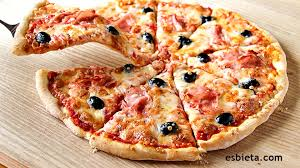
#> input picture Tutorial10/textures_images/pizza/pizza2.jpeg, 300 x 168 px; its folder holds 2 pictures in this run
$ jupyter execute --allow-errors Tutorial_Retrieving.ipynb   (shell and % lines are left out)
#> lines starting #> are read from the running program, lines starting #| are printed output that depends on the picture
# Retrieval

Finding the most similar or different images may be of great help in different computer vision applications. For example, different Artificial Intelligence applications use these techniques to check if their result is far from what was expected. In addition, we can find contrary or similar images in an image dataset without the need to search them manually.

In this tutorial we will see how to determine :

- The distance between images (similarity search)
    - Using Gaussian filters
    - Using LBP
- The most similar image based on texture,
- The most similar image based on color.

## 1. Distance between images (similarity search)

### Imports

[cell 1]
from skimage import data
from skimage.color import label2rgb
import matplotlib.pyplot as plt
import numpy as np
import time
import scipy
from skimage import filters
from skimage import io, color
import os
from skimage.transform import resize
import skimage

### Load & resize images

[cell 2]
# Resize dimension 100 x 100
x = 100
y = 100

# Load images: pizza, paella, flowers
path = "./textures_images/pizza/"
pizza_images = [resize(skimage.io.imread(path + f), (x, y)) for f in os.listdir(path)]
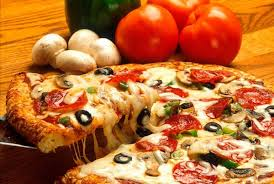
#> input picture Tutorial10/textures_images/pizza/pizza7.jpeg, 274 x 184 px
#> pizza_images = 2 items

path = "./textures_images/paella/"
#> (the rest of this cell did not finish here and is left out)

[cell 3]
#visualize
# [57 lines left out: functions visualize2, visualize3, visualize4, not called in this run]

#> (a cell that did not finish here is left out)

## 1.1. Similarity using Gaussian filters

To get the similartiy between images:

1. Apply the filters to extract the feature vectors of each image. The feature vector will be the mean of the absolute value of the convolved image by filter  𝑘.
2. Compute the Euclidean distance to get the similarity between the images

[cell 5]
import LM_filters
# Load filters
#> (the rest of this cell did not finish here and is left out)

#> (a cell that did not finish here is left out)

### Feature vector from the filter bank

 Given an image, the returned feature vector must contain at position $k$ the mean of the absolute value of the convolved image by filter $k$.

$$
\text{feat}(x) = \left( \text{mean}( |r_1|), \dots,\text{mean}(|r_D|) \right)
$$

[cell 7]
from skimage.color import rgb2gray
import numpy as np
from scipy.linalg import norm

#> (the rest of this cell did not finish here and is left out)

#> (a cell that did not finish here is left out)

### Compare similarity between images

Given a query image $x$ and another image $x^m$ from the database, we can compute the distance between images as:
$$
\text{distance}\left( x , \, x^m \right) = \| \text{feat}(x)  - \text{feat}(x^m)  \|_2 =  \sqrt{ \sum_{d=1}^\text{D} \left( f(x)_d - f(x^m)_d  \right)^2 }
$$

[cell 9]
# Plot images and distance
# [9 lines left out: function plotImgAndDistance, not called in this run]

[cell 10]
# Extract feature vector and get the distance
# [12 lines left out: function getDistance, not called in this run]

### Pizza vs pizza

[cell 11]
# Load images
im1 = pizza_images[0]
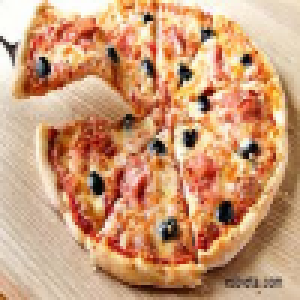
#> im1: shape (100, 100, 3) float64 (shown 3 times larger); mean of channels 0, 1, 2 0.8, 0.607, 0.463; drawn as R, G, B
#> (the rest of this cell did not finish here and is left out)
